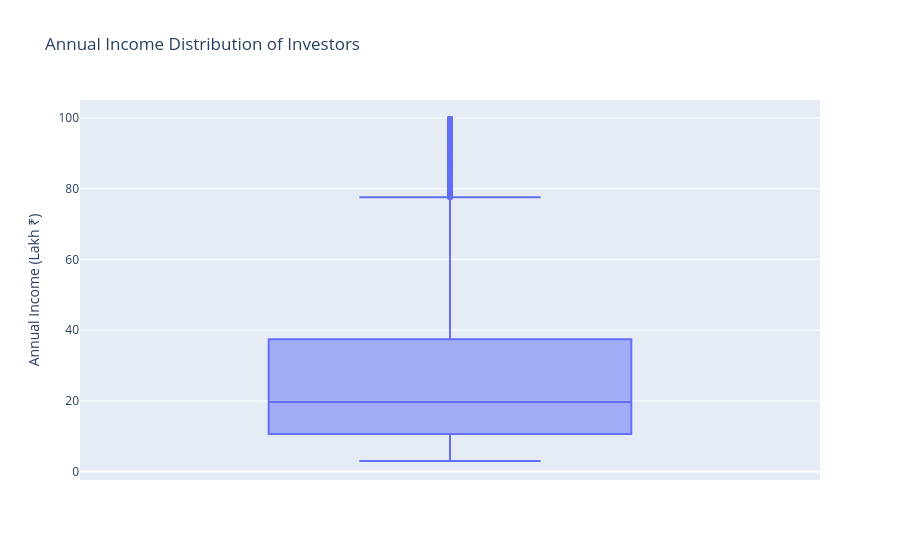

Here is the notebook cell this chart was saved with:
### Code cell
fig = px.box(
    investors,
    y="annual_income_lakh",
    title="Annual Income Distribution of Investors",
    points="outliers"
)

fig.update_layout(
    yaxis_title="Annual Income (Lakh ₹)"
)

fig.show()

### Figure 1 — Plotly figure (JSON) as saved in the notebook; plotly's stock layout.template omitted (floating-point values rounded to 4 significant figures; data arrays with more than 128 entries replaced by an {"elided": "..."} marker saying what was removed)
{"data": [{"alignmentgroup": "True", "boxpoints": "outliers", "hovertemplate": "annual_income_lakh=%{y}<extra></extra>", "legendgroup": "", "marker": {"color": "#636efa"}, "name": "", "notched": false, "offsetgroup": "", "orientation": "v", "showlegend": false, "type": "box", "x0": " ", "xaxis": "x", "y": {"elided": "32778 float values"}, "y0": " ", "yaxis": "y"}], "layout": {"boxmode": "group", "legend": {"tracegroupgap": 0}, "title": {"text": "Annual Income Distribution of Investors"}, "xaxis": {"anchor": "y", "domain": [0, 1]}, "yaxis": {"anchor": "x", "domain": [0, 1], "title": {"text": "Annual Income (Lakh ₹)"}}}}
